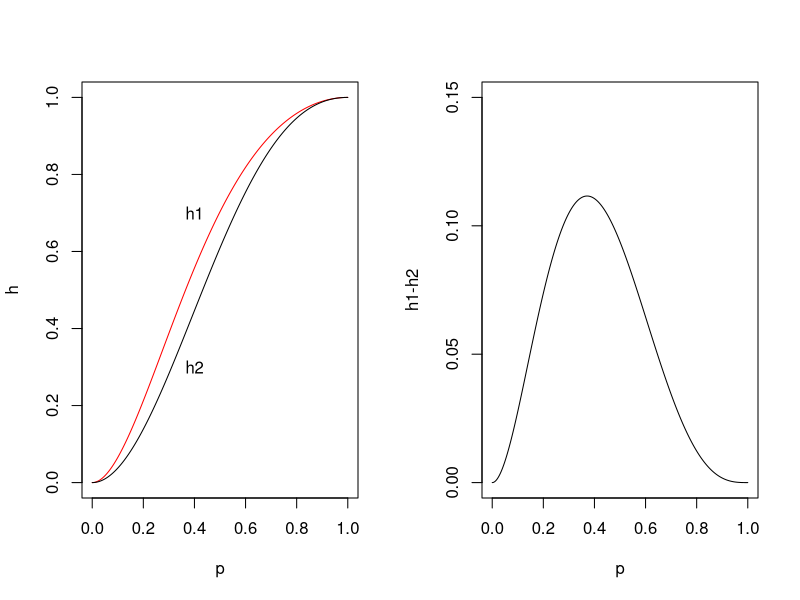

Generate this figure with R:
## ---- chunk 1
knitr::opts_chunk$set(echo=T, fig.align = "center", message=F, warning=F, fig.height = 8, cache=T, dpi = 300, dev = "png")
## ---- chunk 2
knitr::include_graphics('https://raw.githubusercontent.com/koojaekwan/jaekwan-s-R/master/Computerized_Statistics/Chapter1/1.1system.PNG')
## ---- chunk 3
p<-seq(0,1,0.001)
h1<-(1-(1-p)^2)*(1-(1-(1-(1-p)^2))^2)
h2<-1-(1-p*(1-(1-p)^2))^2

h.dif<-h1-h2
summary(h.dif)
## ---- chunk 4
result<-cbind(p,h1,h2,h.dif)

par(mfrow=c(1,2))
plot(p,h1,ylab='h',type='l',col='red')
text(0.4,0.7,'h1')
lines(p,h2)
text(0.4,0.3,'h2')

plot(p,h.dif, type='l', ylim = c(0,0.15),ylab='h1-h2')
